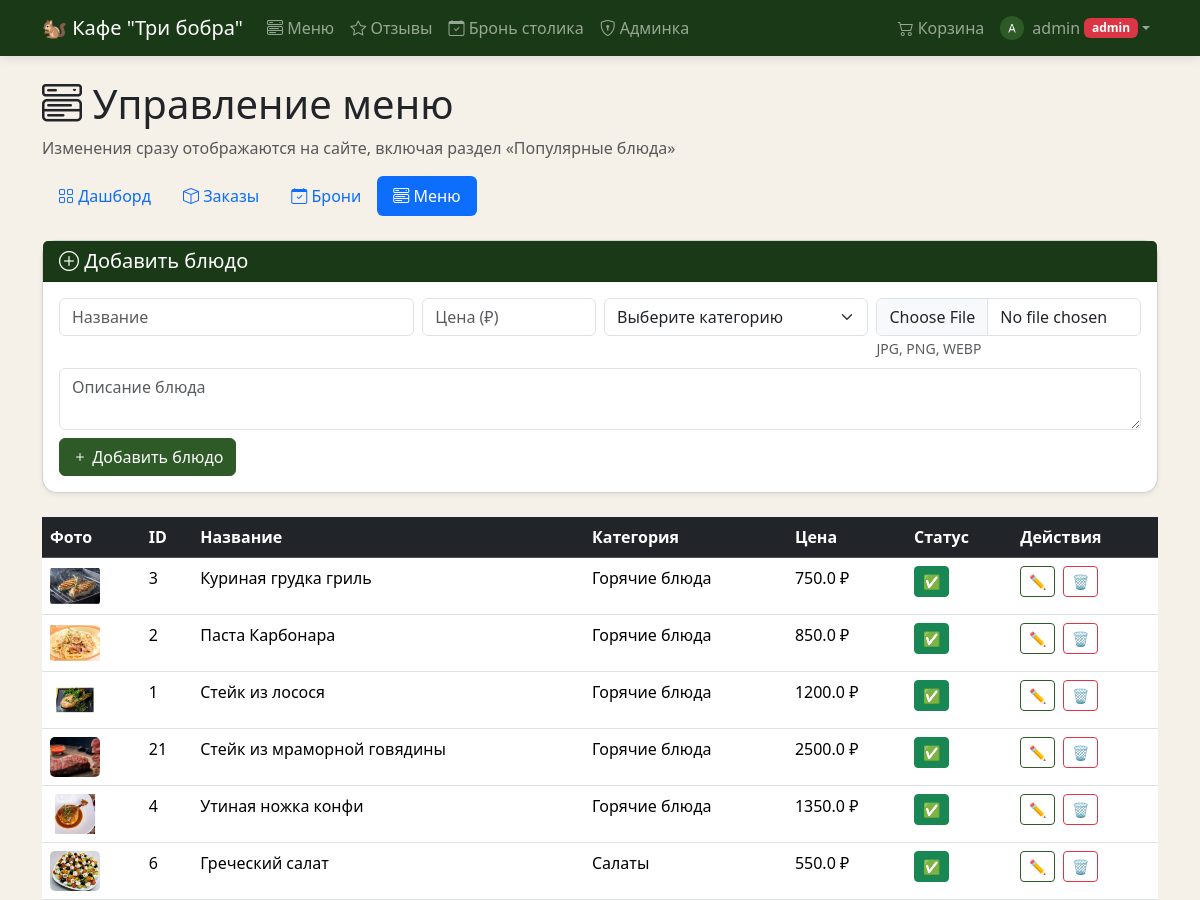
Page /admin/menu (signed in, upper part) on the earlier database version.
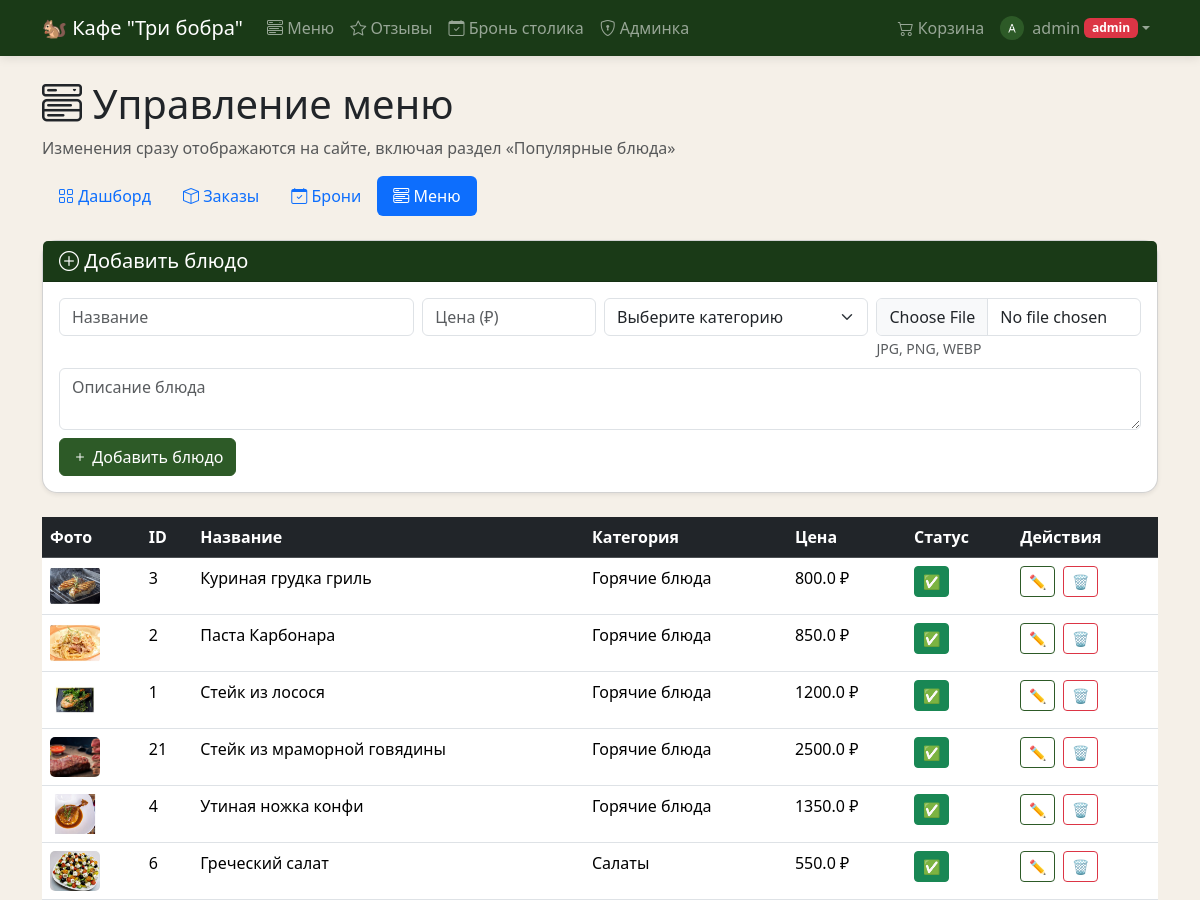
Same page on the later database version.
### models.py (models this page shows)
class MenuItem(db.Model):
    id = db.Column(db.Integer, primary_key=True)
    name = db.Column(db.String(100), nullable=False)
    description = db.Column(db.Text, nullable=True)
    price = db.Column(db.Float, nullable=False)
    image_url = db.Column(db.String(300), default="default-food.jpg")
    available = db.Column(db.Boolean, default=True)
    category_id = db.Column(db.Integer, db.ForeignKey("category.id"), nullable=False)

class Category(db.Model):
    id = db.Column(db.Integer, primary_key=True)
    name = db.Column(db.String(50), unique=True, nullable=False)
    items = db.relationship("MenuItem", backref="category", lazy=True)

### routes/admin.py (the view)
@admin_bp.route("/menu")
@login_required
@admin_required
def menu():
    items = MenuItem.query.order_by(MenuItem.category_id, MenuItem.name).all()
    categories = Category.query.all()
    return render_template("admin/menu.html", items=items, categories=categories)

### routes/admin.py (called while the page is built)
def admin_required(f):
    @wraps(f)
    def decorated_function(*args, **kwargs):
        if not current_user.is_authenticated or not current_user.is_admin:
            flash("Доступ запрещён! Только для администраторов.", "danger")
            return redirect(url_for("main.index"))
        return f(*args, **kwargs)
    return decorated_function

### templates/admin/menu.html (shortened to what the changed rows need)
{% extends "base.html" %}
{% block content %}
<div class="container">
    <h1 class="mb-2"><i class="bi bi-menu-button-wide"></i> Управление меню</h1>
    <div class="table-responsive">
        <table class="table table-hover shadow-sm">
            <thead class="table-dark">
                <tr><th>Фото</th><th>ID</th><th>Название</th><th>Категория</th><th>Цена</th><th>Статус</th><th>Действия</th></tr>
            </thead>
            <tbody>
                {% for item in items %}
                <tr class="{% if not item.available %}table-secondary{% endif %}">
                    <td>
                        <img src="{{ url_for('static', filename='images/menu/' + item.image_url) }}"
                             style="width: 50px; height: 40px; object-fit: cover; border-radius: 5px;"
                             alt="{{ item.name }}">
                    </td>
                    <td>{{ item.id }}</td>
                    <td>{{ item.name }}</td>
                    <td>{{ item.category.name }}</td>
                    <td>{{ item.price }} ₽</td>
                    <td>
                        <form method="POST" action="{{ url_for('admin.toggle_menu_item', item_id=item.id) }}" class="d-inline">
                            <button class="btn btn-sm {% if item.available %}btn-success{% else %}btn-danger{% endif %}">
                                {% if item.available %}✅{% else %}❌{% endif %}
                            </button>
                        </form>
                    </td>
                    <td>
                        <button class="btn btn-sm btn-outline-primary me-1" data-bs-toggle="collapse" data-bs-target="#edit-{{ item.id }}">✏️</button>
                        <form method="POST" action="{{ url_for('admin.delete_menu_item', item_id=item.id) }}" class="d-inline" onsubmit="return confirm('Удалить «{{ item.name }}»?')">
                            <button class="btn btn-sm btn-outline-danger">🗑️</button>
                        </form>
                    </td>
                </tr>
                {% endfor %}
            </tbody>
        </table>
    </div>
</div>
{% endblock %}

Differences in the rows shown:
changed MenuItem "Куриная грудка гриль": price "750.0" → "800.0"
